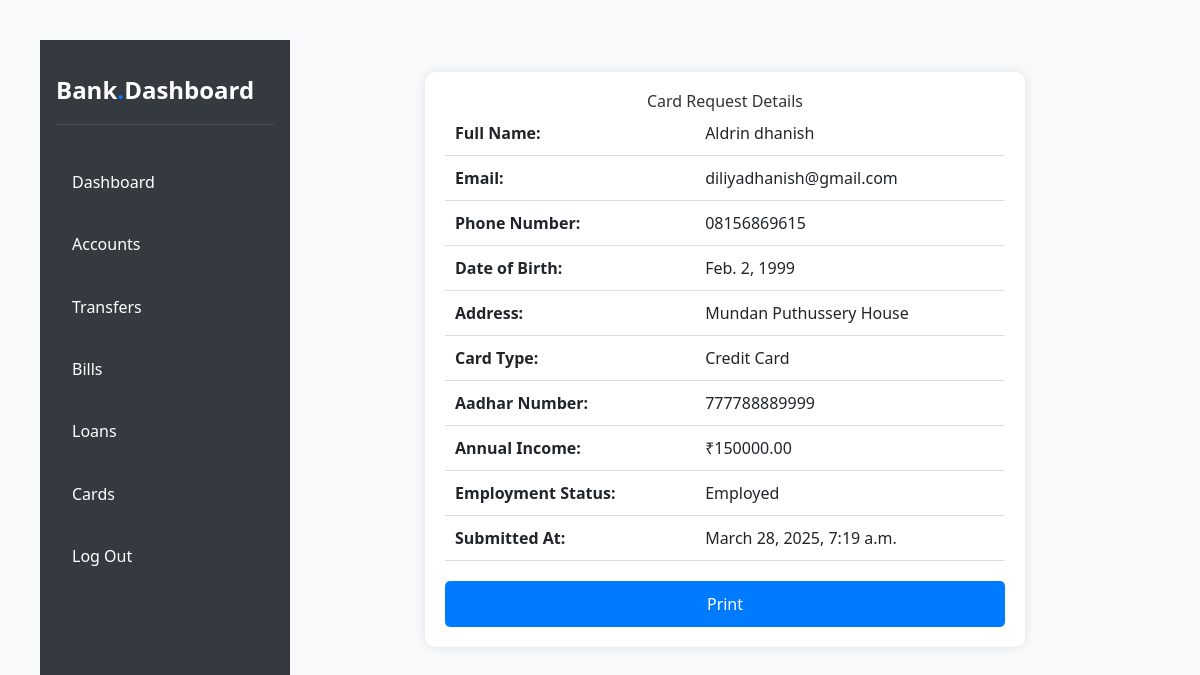
The page /view_card_request/6/ (signed in) on the database its author committed.
### banking/models.py (models this page shows, shortened)
class CardRequest(models.Model):
    EMPLOYMENT_CHOICES = [
        ('employed', 'Employed'),
        ('self-employed', 'Self-Employed'),
        ('unemployed', 'Unemployed'),
        ('student', 'Student'),
        ('retired', 'Retired'),
    ]
    CARD_TYPES = [
        ('debit', 'Debit Card'),
        ('credit', 'Credit Card'),
        ('prepaid', 'Prepaid Card'),
    ]
    user = models.ForeignKey(User, on_delete=models.CASCADE)  # Link to user
    first_name = models.CharField(max_length=100)
    last_name = models.CharField(max_length=100)
    email = models.EmailField()
    phone_number = models.CharField(max_length=15)
    date_of_birth = models.DateField()
    card_type = models.CharField(max_length=10, choices=CARD_TYPES)
    employment_status = models.CharField(max_length=20, choices=EMPLOYMENT_CHOICES)
    annual_income = models.DecimalField(max_digits=10, decimal_places=2)
    adhar_number = models.CharField(max_length=20)
    home_address = models.TextField()
    submitted_at = models.DateTimeField(auto_now_add=True)  # Auto timestamp

### banking/views.py (the view)
# urls.py: path("view_card_request/<int:card_request_id>/", views.view_card_request, name="view_card_request"),
@login_required
def view_card_request(request, card_request_id):
    card_request =CardRequest.objects.get( id=card_request_id, user=request.user)
    return render(request, 'view_card_request.html', {'card_request': card_request})

### templates/view_card_request.html (shortened to what this page needs)
<!DOCTYPE html>
{% extends 'dashboard_user.html'%}
{% load static %}
{% block content%}
<html lang="en">
<head>
</head>
<body>
    <div class="container">
        <h2>Card Request Details</h2>
        <table>
            <tr><td><strong>Full Name:</strong></td><td>{{ card_request.first_name }} {{ card_request.last_name }}</td></tr>
            <tr><td><strong>Email:</strong></td><td>{{ card_request.email }}</td></tr>
            <tr><td><strong>Phone Number:</strong></td><td>{{ card_request.phone_number }}</td></tr>
            <tr><td><strong>Date of Birth:</strong></td><td>{{ card_request.date_of_birth }}</td></tr>
            <tr><td><strong>Address:</strong></td><td>{{ card_request.home_address }}</td></tr>
            <tr><td><strong>Card Type:</strong></td><td>{{ card_request.get_card_type_display }}</td></tr>
            <tr><td><strong>Aadhar Number:</strong></td><td>{{ card_request.adhar_number }}</td></tr>
            <tr><td><strong>Annual Income:</strong></td><td>₹{{ card_request.annual_income }}</td></tr>
            <tr><td><strong>Employment Status:</strong></td><td>{{ card_request.get_employment_status_display }}</td></tr>
            <tr><td><strong>Submitted At:</strong></td><td>{{ card_request.submitted_at }}</td></tr>
        </table>
        <a href="#" onclick="window.print()" class="btn">Print</a>
    </div>
</body>
{% endblock %}

### templates/dashboard_user.html (style rules this page uses)
* { margin: 0; padding: 0; box-sizing: border-box; font-family: 'Segoe UI', Arial, sans-serif; }
:root { --primary-color: #007bff; --secondary-color: #6c757d; --background-color: #f8f9fa; --white: #ffffff; --dark: #343a40; }
body { background-color: var(--background-color); }

### templates/view_card_request.html (style rules this page uses)
body { font-family: Arial, sans-serif; margin: 20px; padding: 20px; background-color: #f8f9fa; }
.container { max-width: 600px; margin: auto; background: white; padding: 20px; border-radius: 10px; box-shadow: 0 0 10px rgba(0, 0, 0, 0.1); }
h2 { text-align: center; color: #333; }
table { width: 100%; border-collapse: collapse; }
td { padding: 10px; border-bottom: 1px solid #ddd; }
.btn { display: block; width: 100%; text-align: center; padding: 10px; margin-top: 20px; background: #007bff; color: white; text-decoration: none; border-radius: 5px; }

### rows shown on the page
CardRequest: first_name "Aldrin", last_name "dhanish", email "diliyadhanish@gmail.com", phone_number "08156869615", date_of_birth "Feb. 2, 1999", home_address "Mundan Puthussery House", card_type "Credit Card", adhar_number "777788889999", annual_income "150000.00", employment_status "Employed", submitted_at "March 28, 2025, 7:19 a.m."
